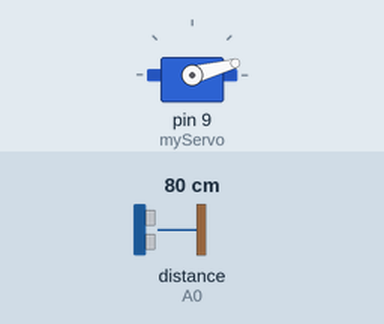
A sketch run on a simulated Arduino Uno, built with avr-gcc and run on an emulated ATmega328P. Shown: servo. Wiring (inferred from the names in the program): ultrasonic range finder: trigger A1; echo A0. Inputs (shaded band) come from the test bench; at power-on: distance to the obstacle (sensor on A0) 80 cm. The echo pulse lasts 58.3 µs per cm; what the sketch prints to the serial monitor is not drawn.

Above: at 0.01 s.
1.3 s: distance to the obstacle (sensor on A0) set to 2 cm
At 2.0 s:
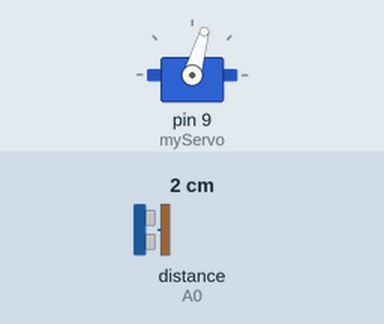
4.3 s: distance to the obstacle (sensor on A0) set to 299 cm
At 5.17 s:
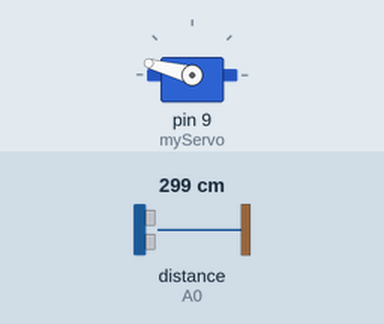
7.3 s: distance to the obstacle (sensor on A0) set to 4 cm
At 8.0 s:
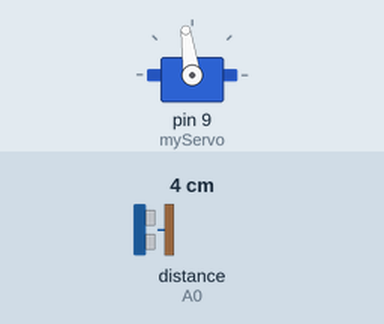
10.3 s: distance to the obstacle (sensor on A0) set to 35 cm
Timing chart, 0 to 14.3 s (numbered marks = the images above; inputs shaded):
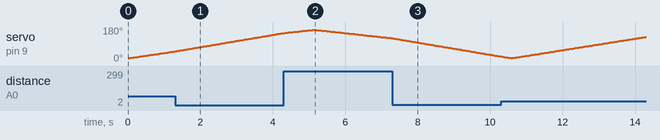

The sketch:

Arduino_codigo.ino
```cpp
#include <Servo.h>.
const int trigPin = A1;
const int echoPin = A0;
long duration;
int distance;
Servo myServo;
void setup() {
  pinMode(trigPin, OUTPUT);
  pinMode(echoPin, INPUT);
  Serial.begin(9600);
  myServo.attach(9);
}
void loop() {

  for(int i=15;i<=165;i++){
  myServo.write(i);
  delay(30);
  distance = calculateDistance();

  Serial.print(i);
  Serial.print(",");
  Serial.print(distance);
  Serial.print(".");
  }

  for(int i=165;i>15;i--){
  myServo.write(i);
  delay(30);
  distance = calculateDistance();
  Serial.print(i);
  Serial.print(",");
  Serial.print(distance);
  Serial.print(".");
  }
}

int calculateDistance(){

  digitalWrite(trigPin, LOW);
  delayMicroseconds(2);
  digitalWrite(trigPin, HIGH);
  delayMicroseconds(5);
  digitalWrite(trigPin, LOW);
  duration = pulseIn(echoPin, HIGH);
  distance= duration*0.045/2;
  return distance;
}
```
